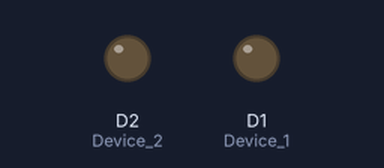
Recording of a sketch running on a simulated ESP8266 (NodeMCU). On the bench: output pins drawn as LEDs (lit = HIGH). WiFi joins after 1.5 s; servers stay silent unless stated; network time is answered at once with the bench clock; the local clock reads 2024-03-15 10:24:30 at power-on unless the sketch sets it; the Firebase database answers and starts empty; what the sketch prints to the serial monitor is not drawn.

Above: at 1.9 s.
Timing chart, 0 to 3.4 s (numbered marks = the images above):
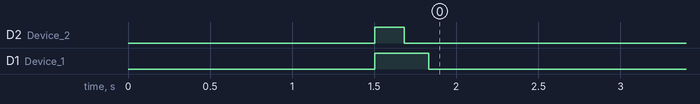

The sketch:

Code.ino
```cpp
#include <FirebaseESP8266.h>
#include  <ESP8266WiFi.h>
#include <NTPClient.h>
#include <WiFiUdp.h>


#define ssid "Monish's iPhone"  //WiFi SSID
#define password "meh12345"  //WiFi Password
#define FIREBASE_HOST "smartlab-237b1-default-rtdb.firebaseio.com"       //Firebase Project URL Remove "https:" , "\" and "/"
#define FIREBASE_AUTH "Y3M76xsC35OVvwOqmUNWRmI0Dxngtnnft3FoQSMy"      //Firebase Auth Token

FirebaseData firebaseData;
FirebaseData fbdo;

int count = 0;

//If using Relay Module
int Device_1 = D1; //initialize D1 Pin
int Device_2 = D2; //initialize D2 Pin

//for Scheduling

int timeRTDB = 1900;
int timeEXT = 0;


//For NTP
const long utcOffsetInSeconds = 19800;
char daysOfTheWeek[7][12] = {"Sunday", "Monday", "Tuesday", "Wednesday", "Thursday", "Friday", "Saturday"};
WiFiUDP ntpUDP;
NTPClient timeClient(ntpUDP, "pool.ntp.org", utcOffsetInSeconds);


void setup() {

 Serial.begin(9600);
   WiFi.begin (ssid, password);
   while (WiFi.status() != WL_CONNECTED) {
    delay(500);
    Serial.print(".");
  }
  Serial.println ("");
  Serial.println ("WiFi Connected!");
  Firebase.begin(FIREBASE_HOST,FIREBASE_AUTH);

    pinMode(Device_1,OUTPUT);//initialize the Device OUTPUT
    pinMode(Device_2,OUTPUT);//initialize the Device OUTPUT

  digitalWrite(Device_1,HIGH);
  digitalWrite(Device_2,HIGH);

  timeClient.begin();
}


void loop() {

  //check scheduled time first

  checkHardOFF();
  loopStatusCheck();
  checkForExtention();


  }


  void loopStatusCheck(){

//  for fan

  if (Firebase.get(firebaseData,"Devices/Fan/1")) {
    if (firebaseData.dataType() == "boolean") {
      bool fan = firebaseData.boolData();
          if (fan==true){
              digitalWrite(Device_1,HIGH); //Device1 is ON
               Serial.println ("Fan ON");
          }
          else if (fan==false){
              digitalWrite(Device_1,LOW);//Device1 if OFF
                  Serial.println ("Fan OFF");
            }}}


//  for light

  if (Firebase.get(firebaseData,"Devices/Light/1")) {
    if (firebaseData.dataType() == "boolean") {
      bool light = firebaseData.boolData();
          if (light==true){
              digitalWrite(Device_2,HIGH); //Device1 is ON
               Serial.println ("LIGHT ON");
          }
          else if (light==false){
              digitalWrite(Device_2,LOW);//Device1 if OFF
                  Serial.println ("LIGHT OFF");
            }}}
    }


void checkHardOFF(){

    getTimeFromRTDB();
    timeClient.update();

        Serial.print("Databse Time");
        Serial.println(timeRTDB);

    int timeCurrentHours = (timeClient.getHours()*100)-timeEXT;
    int timeCurrentMinutes = timeClient.getMinutes();

    int timeCurrentFinal = timeCurrentHours+timeCurrentMinutes;
      Serial.print("Current Time");
        Serial.println(timeCurrentFinal);

    int timeDiff = (timeRTDB - timeCurrentFinal);
      Serial.print("Difference");
    Serial.println(timeDiff);


    if(timeDiff <= 0){
        digitalWrite(Device_2,LOW);
        Serial.println ("LIGHT OFF");
        Firebase.RTDB.setBool(&fbdo, "Devices/Light/1", false);

        digitalWrite(Device_1,LOW);
        Serial.println ("FAN OFF");
         Firebase.RTDB.setBool(&fbdo, "Devices/Fan/1", false);
          timeEXT = 0;
         checkForExtention();

      }


  }


void getTimeFromRTDB(){
   if (Firebase.get(firebaseData,"Schedule/offTimeSet")) {
      timeRTDB = firebaseData.intData();
    }
   }


void checkForExtention(){
  if (Firebase.get(firebaseData,"Extention/usr")) {
    if (firebaseData.dataType() == "boolean") {
      bool ext = firebaseData.boolData();
          if (ext==true){
             Serial.println ("time extended");
            turnONAll();


          }
    }
  }
}

void turnONAll(){

        digitalWrite(Device_2,HIGH);
        Serial.println ("LIGHT ON");
        Firebase.RTDB.setBool(&fbdo, "Devices/Light/1", true);

        digitalWrite(Device_1,HIGH);
        Serial.println ("FAN ON");
         Firebase.RTDB.setBool(&fbdo, "Devices/Fan/1", true);

          timeEXT  = 100;
            Firebase.RTDB.setBool(&fbdo, "Extention/usr", false);

         }
```

Measured:
- by itself, D2 (Device_2): HIGH → LOW at 1.7 s
- by itself, D1 (Device_1): HIGH → LOW at 1.8 s
